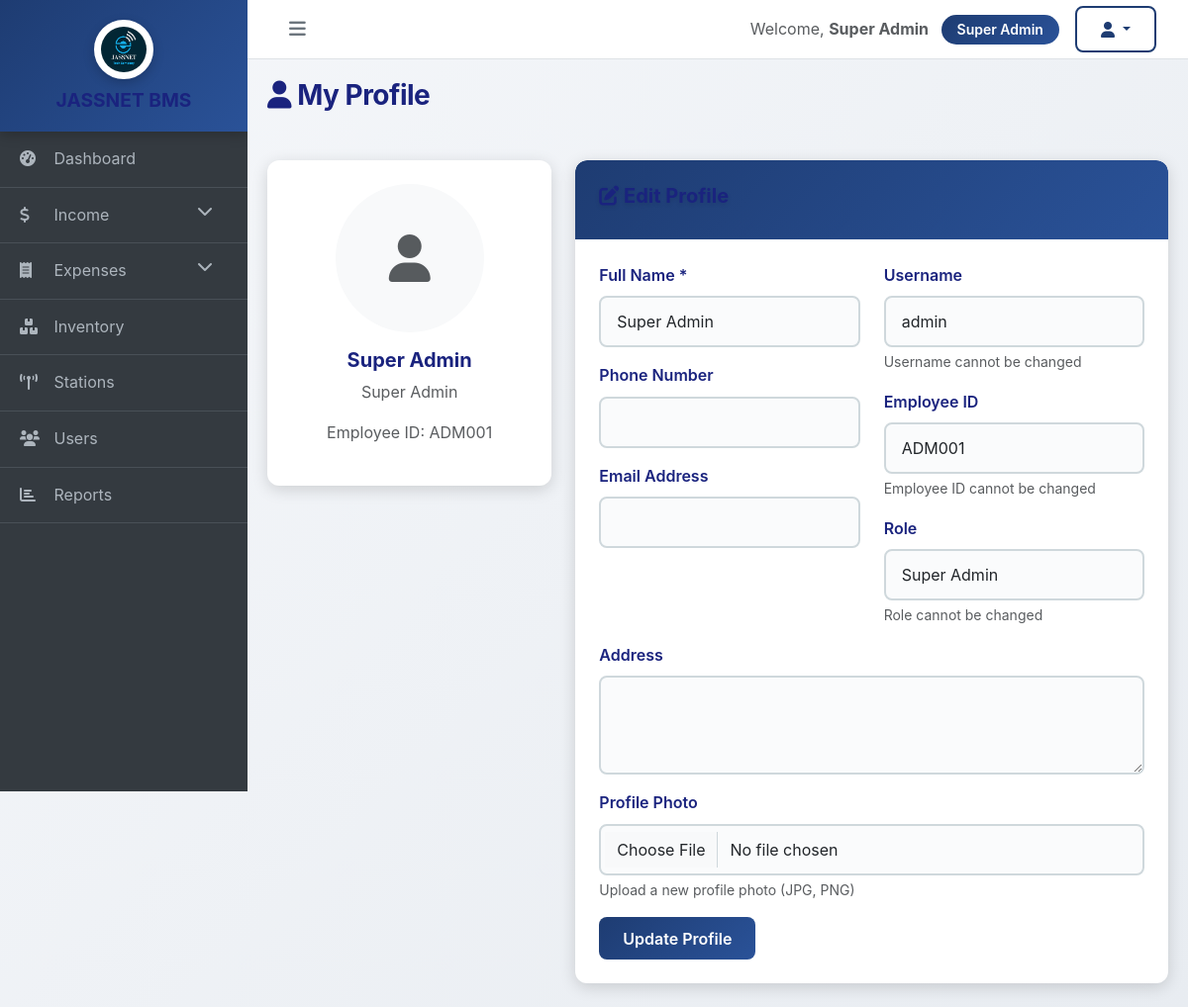
The page /pages/profile.php (signed in) on the database its author committed.
### tables this page shows
CREATE TABLE users (
    id INT AUTO_INCREMENT PRIMARY KEY,
    username VARCHAR(50) UNIQUE NOT NULL,
    password VARCHAR(255) NOT NULL,
    role ENUM('Sales', 'Technician', 'Store Keeper', 'Manager', 'Director', 'Accountant', 'Super Admin') NOT NULL,
    full_name VARCHAR(100) NOT NULL,
    phone VARCHAR(20),
    email VARCHAR(100),
    address TEXT,
    profile_photo VARCHAR(255),
    employee_id VARCHAR(50) UNIQUE,
    password_last_changed DATE DEFAULT CURRENT_DATE,
    is_active BOOLEAN DEFAULT TRUE
);

### includes/functions.php (called while the page is built, shortened)
<?php
require_once __DIR__ . '/../config.php';
function isLoggedIn() {
    return isset($_SESSION['user_id']);
}
function getCurrentUser() {
    global $conn;
    $stmt = $conn->prepare("SELECT * FROM users WHERE id = ?");
    $stmt->bind_param("i", $_SESSION['user_id']);
    $stmt->execute();
    $result = $stmt->get_result();
    return $result->fetch_assoc();
}
function hasPermission($required_roles) {
    $user = getCurrentUser();
    $userRoles = array_map('trim', explode(',', $user['role']));
    $lowerRoles = array_map('strtolower', $userRoles);
    if (in_array('super admin', $lowerRoles) || in_array('superadmin', $lowerRoles)) {
        return true;
    }
    return false;
}
?>

### pages/profile.php (the view, shortened to what this page needs)
<?php
require_once '../includes/functions.php';
$user = getCurrentUser();
?>
<?php include '../includes/header.php'; ?>
<div class="row mb-4">
    <div class="col-md-12">
        <h2><i class="fas fa-user"></i> My Profile</h2>
    </div>
</div>
<div class="row">
    <div class="col-md-4">
        <div class="card">
            <div class="card-body text-center">
                <?php if ($user['profile_photo']): ?>
                    <img src="../uploads/<?php echo $user['profile_photo']; ?>" class="rounded-circle mb-3" style="width: 150px; height: 150px; object-fit: cover;" alt="Profile Photo">
                <?php else: ?>
                    <div class="bg-light rounded-circle d-inline-flex align-items-center justify-content-center mb-3" style="width: 150px; height: 150px;">
                        <i class="fas fa-user fa-3x text-muted"></i>
                    </div>
                <?php endif; ?>
                <h5><?php echo htmlspecialchars($user['full_name']); ?></h5>
                <p class="text-muted"><?php echo htmlspecialchars($user['role']); ?></p>
                <p class="text-muted">Employee ID: <?php echo htmlspecialchars($user['employee_id']); ?></p>
            </div>
        </div>
    </div>
    <div class="col-md-8">
        <div class="card">
            <div class="card-header">
                <h5><i class="fas fa-edit"></i> Edit Profile</h5>
            </div>
            <div class="card-body">
                <form method="POST" enctype="multipart/form-data">
                    <div class="row">
                        <div class="col-md-6">
                            <div class="mb-3">
                                <label for="full_name" class="form-label">Full Name *</label>
                                <input type="text" class="form-control" id="full_name" name="full_name" value="<?php echo htmlspecialchars($user['full_name']); ?>" required>
                            </div>
                            <div class="mb-3">
                                <label for="phone" class="form-label">Phone Number</label>
                                <input type="tel" class="form-control" id="phone" name="phone" value="<?php echo htmlspecialchars($user['phone'] ?? ''); ?>">
                            </div>
                            <div class="mb-3">
                                <label for="email" class="form-label">Email Address</label>
                                <input type="email" class="form-control" id="email" name="email" value="<?php echo htmlspecialchars($user['email'] ?? ''); ?>">
                            </div>
                        </div>
                        <div class="col-md-6">
                            <div class="mb-3">
                                <label for="username" class="form-label">Username</label>
                                <input type="text" class="form-control" id="username" value="<?php echo htmlspecialchars($user['username']); ?>" readonly>
                                <div class="form-text">Username cannot be changed</div>
                            </div>
                            <div class="mb-3">
                                <label for="employee_id" class="form-label">Employee ID</label>
                                <input type="text" class="form-control" id="employee_id" value="<?php echo htmlspecialchars($user['employee_id']); ?>" readonly>
                                <div class="form-text">Employee ID cannot be changed</div>
                            </div>
                            <div class="mb-3">
                                <label for="role" class="form-label">Role</label>
                                <input type="text" class="form-control" id="role" value="<?php echo htmlspecialchars($user['role']); ?>" readonly>
                                <div class="form-text">Role cannot be changed</div>
                            </div>
                        </div>
                    </div>
                    <div class="mb-3">
                        <label for="address" class="form-label">Address</label>
                        <textarea class="form-control" id="address" name="address" rows="3"><?php echo htmlspecialchars($user['address'] ?? ''); ?></textarea>
                    </div>
                    <div class="mb-3">
                        <label for="profile_photo" class="form-label">Profile Photo</label>
                        <input type="file" class="form-control" id="profile_photo" name="profile_photo" accept=".jpg,.jpeg,.png">
                        <div class="form-text">Upload a new profile photo (JPG, PNG)</div>
                    </div>
                    <button type="submit" name="update_profile" class="btn btn-primary">Update Profile</button>
                </form>
            </div>
        </div>
    </div>
</div>
<?php include '../includes/footer.php'; ?>

### assets/css/style.css (style rules this page uses)
:root { --primary-color: #1e3c72; --primary-light: #2a5298; --primary-dark: #0a1a3f; --secondary-color: #b71c1c; --secondary-light: #e53935; --secondary-dark: #7d0c0c; --accent-color: #ff6f61; --warning-color: #ffa500; --danger-color: #c62828; --info-color: #0277bd; --success-color: #388e3c; --dark-bg: #0f2027; --light-bg: #f5f7fa; --text-primary: #1a237e; --text-secondary: #455a64; --border-color: #cfd8dc; --shadow-sm: 0 2px 8px rgba(0, 0, 0, 0.12); --shadow-md: 0 4px 16px rgba(0, 0, 0, 0.15); --shadow-lg: 0 8px 24px rgba(0, 0, 0, 0.2); }
* { transition: background-color 0.3s ease, color 0.3s ease, border-color 0.3s ease; }
body { background: linear-gradient(135deg, #f5f7fa 0%, #e8ecf1 100%); font-family: -apple-system, BlinkMacSystemFont, 'Segoe UI', 'Roboto', 'Helvetica', 'Arial', sans-serif; color: var(--text-primary); overflow-x: hidden; line-height: 1.6; }
.card { border: none; border-radius: 12px; box-shadow: var(--shadow-md); margin-bottom: 24px; background: white; overflow: hidden; transition: all 0.3s cubic-bezier(0.4, 0, 0.2, 1); }
.card-header { background: linear-gradient(135deg, var(--primary-color) 0%, var(--primary-light) 100%); color: white; border-radius: 12px 12px 0 0 !important; font-weight: 700; padding: 1.5rem; border: none; text-shadow: 0 2px 4px rgba(0, 0, 0, 0.1); }
.card-body { padding: 1.5rem; }
.btn { border-radius: 8px; font-weight: 600; padding: 0.6rem 1.5rem; transition: all 0.3s ease; border: 2px solid transparent; }
.btn-primary { background: linear-gradient(135deg, var(--primary-color) 0%, var(--primary-light) 100%); color: white; border: none; }
.form-control, .form-select { border: 2px solid var(--border-color); border-radius: 8px; padding: 0.75rem 1rem; font-size: 1rem; transition: all 0.3s ease; background-color: #fafbfc; }
.form-label { font-weight: 600; color: var(--text-primary); margin-bottom: 0.5rem; }
textarea.form-control { resize: vertical; }
h1, h2, h3, h4, h5, h6 { color: var(--text-primary); font-weight: 700; }
h2 { margin-bottom: 1.5rem; font-size: 1.75rem; letter-spacing: -0.5px; }
.card { transition: transform 0.3s ease-out, box-shadow 0.3s ease-out; }

### rows shown on the page
users: full_name "Super Admin", role "Super Admin", employee "ADM001", username "admin"

### other values the page prints
$_SESSION['full_name'] "Super Admin"
$_SESSION['role'] "Super Admin"
